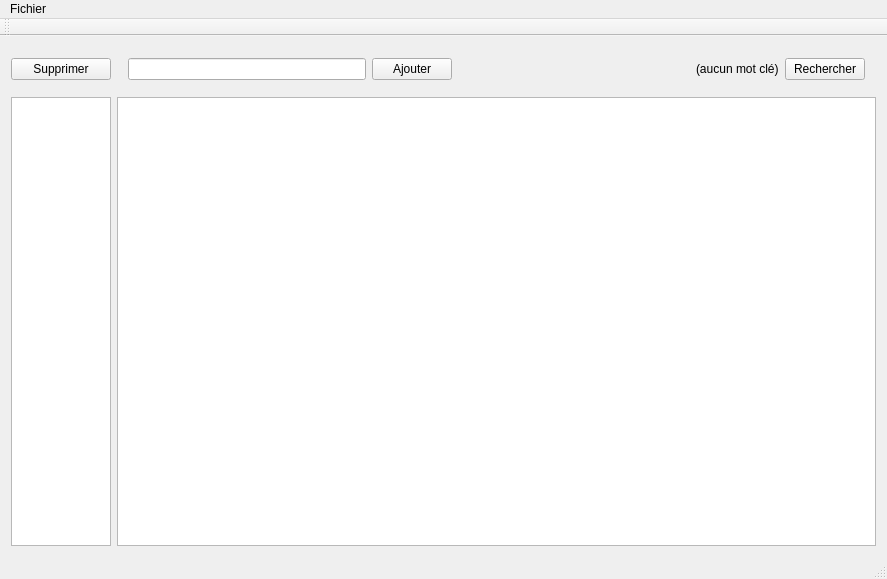
<?xml version="1.0" encoding="UTF-8"?>
<ui version="4.0">
 <class>FileEx</class>
 <widget class="QMainWindow" name="FileEx">
  <property name="geometry">
   <rect>
    <x>0</x>
    <y>0</y>
    <width>887</width>
    <height>579</height>
   </rect>
  </property>
  <property name="windowTitle">
   <string>FileEx</string>
  </property>
  <widget class="QWidget" name="centralWidget">
   <layout class="QGridLayout" name="gridLayout_2">
    <item row="1" column="0">
     <widget class="QListWidget" name="listeKeywords">
      <property name="maximumSize">
       <size>
        <width>100</width>
        <height>16777215</height>
       </size>
      </property>
     </widget>
    </item>
    <item row="1" column="1">
     <widget class="QListWidget" name="listDoc">
      <property name="iconSize">
       <size>
        <width>128</width>
        <height>128</height>
       </size>
      </property>
      <property name="movement">
       <enum>QListView::Static</enum>
      </property>
      <property name="resizeMode">
       <enum>QListView::Adjust</enum>
      </property>
      <property name="viewMode">
       <enum>QListView::IconMode</enum>
      </property>
     </widget>
    </item>
    <item row="0" column="1">
     <layout class="QVBoxLayout" name="layout">
      <item>
       <widget class="QWidget" name="top" native="true">
        <layout class="QGridLayout" name="gridLayout_3">
         <item row="0" column="0">
          <layout class="QHBoxLayout" name="topLayout">
           <item>
            <widget class="QLineEdit" name="textSearch"/>
           </item>
           <item>
            <widget class="QPushButton" name="buttonAjouter">
             <property name="text">
              <string>Ajouter</string>
             </property>
            </widget>
           </item>
           <item>
            <spacer name="topSpacer">
             <property name="orientation">
              <enum>Qt::Horizontal</enum>
             </property>
             <property name="sizeHint" stdset="0">
              <size>
               <width>40</width>
               <height>20</height>
              </size>
             </property>
            </spacer>
           </item>
           <item>
            <widget class="QLabel" name="textInfo">
             <property name="text">
              <string>(aucun mot clé)</string>
             </property>
            </widget>
           </item>
           <item>
            <widget class="QPushButton" name="buttonSearch">
             <property name="text">
              <string>Rechercher</string>
             </property>
            </widget>
           </item>
          </layout>
         </item>
        </layout>
       </widget>
      </item>
     </layout>
    </item>
    <item row="0" column="0">
     <widget class="QPushButton" name="buttonDelete">
      <property name="text">
       <string>Supprimer</string>
      </property>
     </widget>
    </item>
   </layout>
  </widget>
  <widget class="QMenuBar" name="menuBar">
   <property name="geometry">
    <rect>
     <x>0</x>
     <y>0</y>
     <width>887</width>
     <height>21</height>
    </rect>
   </property>
   <widget class="QMenu" name="menuFichier">
    <property name="title">
     <string>Fichier</string>
    </property>
    <addaction name="actionAjouter"/>
   </widget>
   <addaction name="menuFichier"/>
  </widget>
  <widget class="QToolBar" name="mainToolBar">
   <attribute name="toolBarArea">
    <enum>TopToolBarArea</enum>
   </attribute>
   <attribute name="toolBarBreak">
    <bool>false</bool>
   </attribute>
  </widget>
  <widget class="QStatusBar" name="statusBar"/>
  <action name="actionAjouter">
   <property name="text">
    <string>Ajouter un fichier</string>
   </property>
  </action>
  <action name="actionAjouter_un_mot_cl">
   <property name="text">
    <string>Ajouter un mot clé</string>
   </property>
  </action>
 </widget>
 <layoutdefault spacing="6" margin="11"/>
 <resources/>
 <connections/>
</ui>
